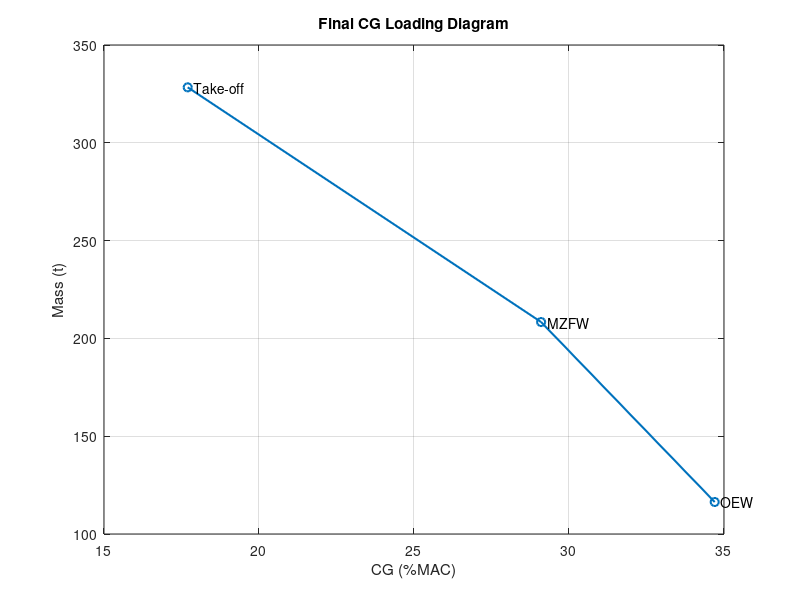

MATLAB code to generate this figure: (Note: this script raises an error after producing the figure.)
% ================= CG LOADING DIAGRAM =================

clc;
clear;
close all;

% ---------------- FINAL DATA ----------------
cg_mac = [34.7, 29.1, 17.7];
mass_t = [116.365, 208.365, 328.365];

% ---------------- PLOT ----------------
figure;
plot(cg_mac, mass_t, '-o', 'LineWidth', 1.5);
grid on;
hold on;

xlabel('CG (%MAC)');
ylabel('Mass (t)');
title('Final CG Loading Diagram');

% ---------------- LABELS ----------------
text(cg_mac(1), mass_t(1), '  OEW');
text(cg_mac(2), mass_t(2), '  MZFW');
text(cg_mac(3), mass_t(3), '  Take-off');

% ---------------- LIMITS ----------------
xline(15, '--', 'Forward CG Limit');
xline(35, '--', 'Aft CG Limit');

% ---------------- LOADING ----------------
text(31.5, 150, 'Payload Loading', 'FontSize', 10);
text(22.5, 260, 'Fuel Loading', 'FontSize', 10);

hold off;

% ================= NOTES =================
% MAC = 4.7 m
% LEMAC = 29.35 m
% 25% MAC = 30.53 m
% Wing mass = 36 t
% Tail masses updated
% Fuel = 120 t
